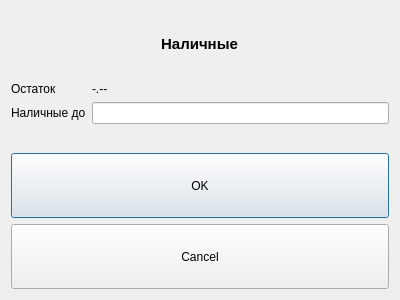
<ui version="4.0">
 <class>DialogCash</class>
 <widget name="DialogCash" class="QDialog">
  <property name="geometry">
   <rect>
    <x>0</x>
    <y>0</y>
    <width>400</width>
    <height>300</height>
   </rect>
  </property>
  <property name="sizePolicy">
   <sizepolicy hsizetype="Maximum" vsizetype="Maximum">
    <horstretch>0</horstretch>
    <verstretch>0</verstretch>
   </sizepolicy>
  </property>
  <property name="windowTitle">
   <string>Dialog</string>
  </property>
  <property name="sizeGripEnabled">
   <bool>false</bool>
  </property>
  <property name="modal">
   <bool>false</bool>
  </property>
  <layout class="QGridLayout" name="gridLayout">
   <item row="0" column="0">
    <layout class="QVBoxLayout" name="verticalLayout">
     <property name="sizeConstraint">
      <enum>QLayout::SetMaximumSize</enum>
     </property>
     <item alignment="Qt::AlignHCenter">
      <widget class="QLabel" name="label_type_new_edit">
       <property name="font">
        <font>
         <pointsize>11</pointsize>
         <weight>75</weight>
         <bold>true</bold>
        </font>
       </property>
       <property name="text">
        <string>Наличные</string>
       </property>
       <property name="textFormat">
        <enum>Qt::AutoText</enum>
       </property>
       <property name="alignment">
        <set>Qt::AlignCenter</set>
       </property>
      </widget>
     </item>
     <item>
      <layout class="QFormLayout" name="formLayout_Counters">
       <property name="fieldGrowthPolicy">
        <enum>QFormLayout::AllNonFixedFieldsGrow</enum>
       </property>
       <item row="0" column="0">
        <widget class="QLabel" name="Label_Cash_Balance">
         <property name="text">
          <string>Остаток</string>
         </property>
        </widget>
       </item>
       <item row="0" column="1">
        <widget class="QLabel" name="text_Cash_Balance">
         <property name="text">
          <string>-.--</string>
         </property>
        </widget>
       </item>
       <item row="1" column="0">
        <widget class="QLabel" name="Label_Name">
         <property name="text">
          <string>Наличные до</string>
         </property>
        </widget>
       </item>
       <item row="1" column="1">
        <widget class="QLineEdit" name="LineEdit_Cash"/>
       </item>
      </layout>
     </item>
     <item>
      <widget class="QPushButton" name="pushButton_OK">
       <property name="sizePolicy">
        <sizepolicy hsizetype="Minimum" vsizetype="Minimum">
         <horstretch>0</horstretch>
         <verstretch>0</verstretch>
        </sizepolicy>
       </property>
       <property name="text">
        <string>OK</string>
       </property>
      </widget>
     </item>
     <item>
      <widget class="QPushButton" name="pushButton_Cancel">
       <property name="sizePolicy">
        <sizepolicy hsizetype="Minimum" vsizetype="Minimum">
         <horstretch>0</horstretch>
         <verstretch>0</verstretch>
        </sizepolicy>
       </property>
       <property name="text">
        <string>Cancel</string>
       </property>
      </widget>
     </item>
    </layout>
   </item>
  </layout>
 </widget>
 <resources/>
 <connections/>
</ui>
